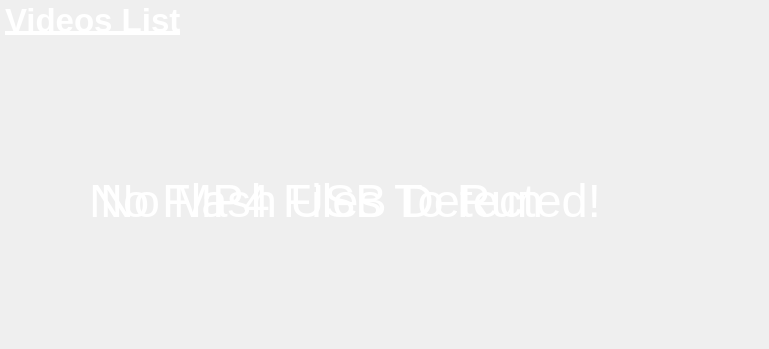
    <widget class="QWidget" name="videoPage">
     <property name="styleSheet">
      <string notr="true">background:none;
</string>
     </property>
     <widget class="QPushButton" name="homeButtonVd">
      <property name="geometry">
       <rect>
        <x>360</x>
        <y>290</y>
        <width>50</width>
        <height>50</height>
       </rect>
      </property>
      <property name="baseSize">
       <size>
        <width>50</width>
        <height>50</height>
       </size>
      </property>
      <property name="focusPolicy">
       <enum>Qt::NoFocus</enum>
      </property>
      <property name="styleSheet">
       <string notr="true">border:none;
border-radius:80px;</string>
      </property>
      <property name="text">
       <string/>
      </property>
      <property name="iconSize">
       <size>
        <width>100</width>
        <height>100</height>
       </size>
      </property>
      <property name="autoDefault">
       <bool>true</bool>
      </property>
     </widget>
     <widget class="QGroupBox" name="noFlashGroupVideo">
      <property name="enabled">
       <bool>true</bool>
      </property>
      <property name="geometry">
       <rect>
        <x>0</x>
        <y>0</y>
        <width>760</width>
        <height>290</height>
       </rect>
      </property>
      <property name="styleSheet">
       <string notr="true">border:none;
background:none;</string>
      </property>
      <property name="title">
       <string/>
      </property>
      <widget class="QLabel" name="noFlashLabelVideo">
       <property name="geometry">
        <rect>
         <x>70</x>
         <y>150</y>
         <width>550</width>
         <height>100</height>
        </rect>
       </property>
       <property name="font">
        <font>
         <pointsize>35</pointsize>
        </font>
       </property>
       <property name="styleSheet">
        <string notr="true">color:white;</string>
       </property>
       <property name="text">
        <string>No Flash USB Detected!</string>
       </property>
       <property name="textFormat">
        <enum>Qt::AutoText</enum>
       </property>
       <property name="alignment">
        <set>Qt::AlignCenter</set>
       </property>
      </widget>
      <widget class="QLabel" name="usbImageLabelVideo">
       <property name="geometry">
        <rect>
         <x>620</x>
         <y>150</y>
         <width>100</width>
         <height>100</height>
        </rect>
       </property>
       <property name="styleSheet">
        <string notr="true">image: url(:/checkFlash/media/usb_icon.png);</string>
       </property>
       <property name="text">
        <string/>
       </property>
      </widget>
     </widget>
     <widget class="QGroupBox" name="runningVideoGroup">
      <property name="geometry">
       <rect>
        <x>0</x>
        <y>0</y>
        <width>760</width>
        <height>290</height>
       </rect>
      </property>
      <property name="styleSheet">
       <string notr="true">border:none;
background:none;</string>
      </property>
      <property name="title">
       <string/>
      </property>
      <widget class="QLabel" name="runningVideoLabel">
       <property name="geometry">
        <rect>
         <x>5</x>
         <y>0</y>
         <width>195</width>
         <height>40</height>
        </rect>
       </property>
       <property name="font">
        <font>
         <pointsize>25</pointsize>
         <weight>75</weight>
         <bold>true</bold>
         <underline>true</underline>
        </font>
       </property>
       <property name="styleSheet">
        <string notr="true">color:white;</string>
       </property>
       <property name="frameShape">
        <enum>QFrame::NoFrame</enum>
       </property>
       <property name="text">
        <string>Videos List</string>
       </property>
      </widget>
      <widget class="QGroupBox" name="zeroVideosGroup">
       <property name="geometry">
        <rect>
         <x>0</x>
         <y>0</y>
         <width>800</width>
         <height>400</height>
        </rect>
       </property>
       <property name="title">
        <string/>
       </property>
       <widget class="QLabel" name="zeroVideosLabel">
        <property name="geometry">
         <rect>
          <x>100</x>
          <y>150</y>
          <width>450</width>
          <height>100</height>
         </rect>
        </property>
        <property name="font">
         <font>
          <pointsize>35</pointsize>
         </font>
        </property>
        <property name="styleSheet">
         <string notr="true">color:white;</string>
        </property>
        <property name="text">
         <string>No MP4 Files To Run</string>
        </property>
       </widget>
       <widget class="QLabel" name="mp4ImageLabel">
        <property name="geometry">
         <rect>
          <x>560</x>
          <y>150</y>
          <width>80</width>
          <height>100</height>
         </rect>
        </property>
        <property name="styleSheet">
         <string notr="true">image: url(:/videoIcons/media/mp4_icon.png);</string>
        </property>
        <property name="text">
         <string/>
        </property>
       </widget>
      </widget>
      <widget class="QListWidget" name="runningVideosList">
       <property name="geometry">
        <rect>
         <x>0</x>
         <y>55</y>
         <width>760</width>
         <height>200</height>
        </rect>
       </property>
       <property name="font">
        <font>
         <pointsize>20</pointsize>
        </font>
       </property>
       <property name="focusPolicy">
        <enum>Qt::NoFocus</enum>
       </property>
       <property name="autoFillBackground">
        <bool>true</bool>
       </property>
       <property name="styleSheet">
        <string notr="true">background-color: transparent;
color:white;</string>
       </property>
       <property name="frameShape">
        <enum>QFrame::StyledPanel</enum>
       </property>
       <property name="lineWidth">
        <number>1</number>
       </property>
       <property name="horizontalScrollBarPolicy">
        <enum>Qt::ScrollBarAlwaysOff</enum>
       </property>
       <property name="autoScrollMargin">
        <number>16</number>
       </property>
       <property name="selectionBehavior">
        <enum>QAbstractItemView::SelectItems</enum>
       </property>
      </widget>
     </widget>
    </widget>
